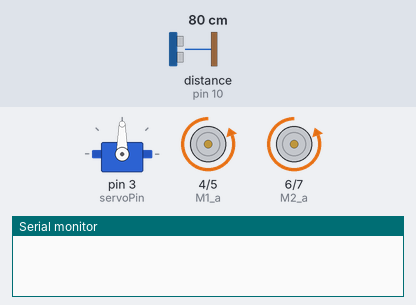
A sketch run on a simulated Arduino Uno, built with avr-gcc and run on an emulated ATmega328P. Parts: servo, motor-driver pin pairs drawn as motors (green arrow = first pin HIGH = forward, orange = second pin HIGH = backward, longer = more drive), the last lines printed to the serial monitor. The inputs (shaded band) are chosen by the test bench; at power-on: distance to the obstacle (sensor on pin 10) 80 cm. The echo pulse lasts 58.3 µs per cm.

Above: at 0.9 s.
1.0 s: distance to the obstacle (sensor on pin 10) set to 6 cm
2.5 s: distance to the obstacle (sensor on pin 10) set to 3 cm
At 2.6 s:
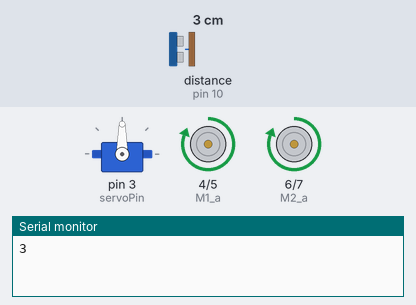
At 3.3 s:
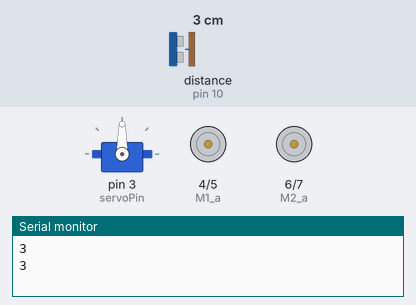
Timing chart, 0 to 5.5 s (numbered marks = the images above; inputs shaded):
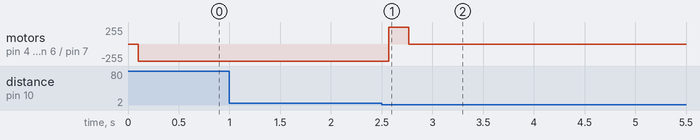

Measured:
- the behaviour switches between 5 and 4 cm on distance to the obstacle (sensor on pin 10) (found by bisection; images 0 and 1)
- after the input at 1.0 s, every drawn part: stays the same
- after the input at 2.5 s, motor on pin 4 (M1_a) / pin 5 (M1_b), motor on pin 6 (M2_a) / pin 7 (M2_b): backward 255/255 → forward 255/255 after 0.07 s, → stopped 0.20 s later

The sketch:

arduino.ino
```cpp
//Install NewPing
#include <NewPing.h>
#include <Servo.h>
Servo servo;

const int trigPin = 11;
const int echoPin = 10;
const int servoPin = 3;

// Left
const int M1_a = 4; //in1
const int M1_b = 5; //in2

// Right
const int M2_a = 6; //in3
const int M2_b = 7; //in4

NewPing sonar(trigPin,echoPin, 200);

void SetLeft(bool a,bool b){
  digitalWrite(M1_a,a);
  digitalWrite(M1_b,b);
}

void SetRight(bool a,bool b){
  digitalWrite(M2_a,a);
  digitalWrite(M2_b,b);
}

long long scan(){
  long long sum = 0;
  long long divisor = 0;
  servo.write(0);
  delay(1500);
  for(int i=0;i<=180;i+=30){
    servo.write(i);
    sum += sonar.ping();
    divisor += i;
    delay(200);
  }
  return sum /divisor;
}

#define Forward() SetLeft(0,1);SetRight(0,1)
#define Backward() SetLeft(1,0);SetRight(1,0)
#define TurnLeft() SetLeft(0,1);SetRight(1,0)
#define TurnRight() SetLeft(1,0);SetRight(0,1)
#define Stop() SetLeft(0,0);SetRight(0,0)

void setup() {
  pinMode(trigPin, OUTPUT);
  pinMode(echoPin, INPUT);
  Serial.begin(115200);
  servo.attach(servoPin);
  servo.write(90);
  delay(100);
  pinMode(M1_a, OUTPUT); pinMode(M1_b, OUTPUT); pinMode(M2_a, OUTPUT); pinMode(M2_b, OUTPUT);
  run();
  Serial.println(sonar.ping_cm());
}

void loop() {
  //run();
}

int detect_range = 4;

void run(){
  Forward();
  while(sonar.ping_cm()>detect_range)delay(70);
  Serial.println(sonar.ping_cm());
  Stop();
  Backward();
  delay(200);
  Stop();


}
```
